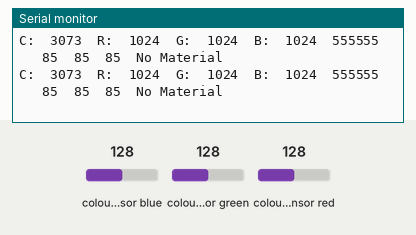
This sketch was run on a simulated Arduino Uno, built with avr-gcc and run on an emulated ATmega328P. Shown: the last lines printed to the serial monitor. The inputs (shaded band) are chosen by the test bench; at power-on: colour sensor blue 128, colour sensor green 128, colour sensor red 128.

Above: at 1.2 s.
1.3 s: colour sensor blue set to 5
At 1.35 s:
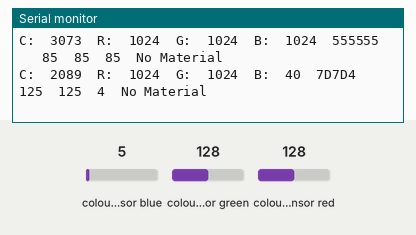
3.2 s: colour sensor green set to 5
At 3.26 s:
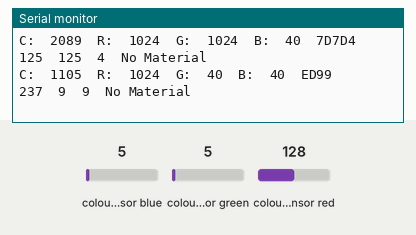
5.2 s: colour sensor red set to 64
At 5.28 s:
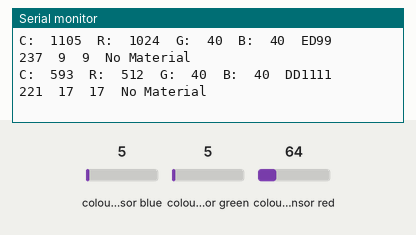
8.2 s: colour sensor blue set to 64
At 8.42 s:
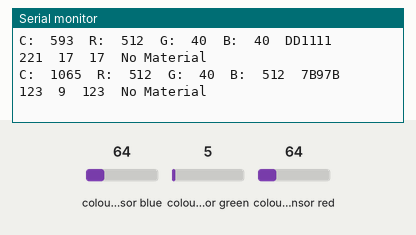
10.2 s: colour sensor green set to 64
At 10.22 s:
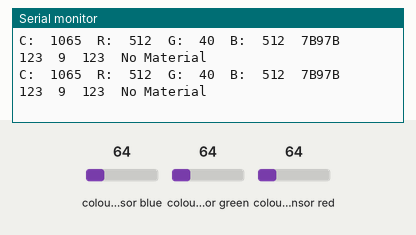
13.2 s: colour sensor red set to 5
At 13.25 s:
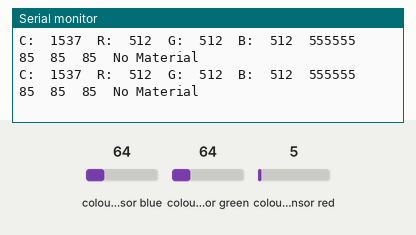

The sketch:

Color_Sensor_Equation.ino
```cpp
#include <Wire.h>
#include "Adafruit_TCS34725.h"

Adafruit_TCS34725 tcs = Adafruit_TCS34725(TCS34725_INTEGRATIONTIME_50MS, TCS34725_GAIN_4X);
double copper[3] = {107.5,85.8,61.3};
double steel[3] = {82.1,94.9,74.8};
double darkSteel[3] = {96.4,89.4,68.8};
double copperStDev = 4.5, steelStDev = 5.7, darkSteelStDev = 2.0;

void setup() {
  Serial.begin(9600);
  if (tcs.begin()){
    Serial.println("Found sensor");
  } else {
    Serial.println("Error: Did not find sensor");
       while(1);
  }
}

void loop() {
  uint16_t clear, red, green, blue;
  tcs.setInterrupt(false); // Turn on LED
  delay(60);
  tcs.getRawData(&red, &green, &blue, &clear);

  tcs.setInterrupt(true); // Turn off LED

  Serial.print("C:\t"); Serial.print(clear);
  Serial.print("\tR:\t"); Serial.print(red);
  Serial.print("\tG:\t"); Serial.print(green);
  Serial.print("\tB:\t"); Serial.print(blue);

  uint32_t sum = clear;
  float r, g, b;

  r = red; r /= sum;
  g = green; g /= sum;
  b = blue; b /= sum;
  r *= 256; g *= 256; b *= 256;

  Serial.print("\t");
  Serial.print((int)r, HEX); Serial.print((int)g, HEX); Serial.print((int)b, HEX);

  //Testing version of determining the material detected
  Serial.print("\t");

  String material = getMaterialType((int)r, (int)g, (int)b);
  Serial.print("\t"); Serial.print((String) (int) r);
  Serial.print("\t"); Serial.print((String) (int) g);
  Serial.print("\t"); Serial.print((String)(int) b);
  Serial.print("\t");
  Serial.print(material);
  Serial.println();
}
String getMaterialType(int r, int g, int b){
  double copperDist = sqrt(pow(copper[0] - r, 2) + pow(copper[1] - g, 2) + pow(copper[2] - b, 2));
  double steelDist = sqrt(pow(steel[0] - r, 2) + pow(steel[1] - g, 2) + pow(steel[2] - b, 2));
  double darkSteelDist = sqrt(pow(darkSteel[0] - r, 2) + pow(darkSteel[1] - g, 2) + pow(darkSteel[2] - b, 2));

  if(copperDist < steelDist && copperDist < darkSteelDist){
    if(copperDist < 2*copperStDev){
      return "Copper";
    }
    return "No Material";
  }

  if(steelDist < 2*steelStDev){
    return "Steel";
  }

  if (darkSteelDist < 2*darkSteelStDev){
    return "Dark Steel";
  }

  return "No Material";
}
```

Measured:
- after the input at 1.3 s, the serial monitor: prints a new line after 0.05 s (image 1)
- after the input at 3.2 s, the serial monitor: prints a new line after 0.06 s (image 2)
- after the input at 5.2 s, the serial monitor: prints a new line after 0.08 s (image 3)
- after the input at 8.2 s, the serial monitor: prints a new line after 0.11 s (image 4)
